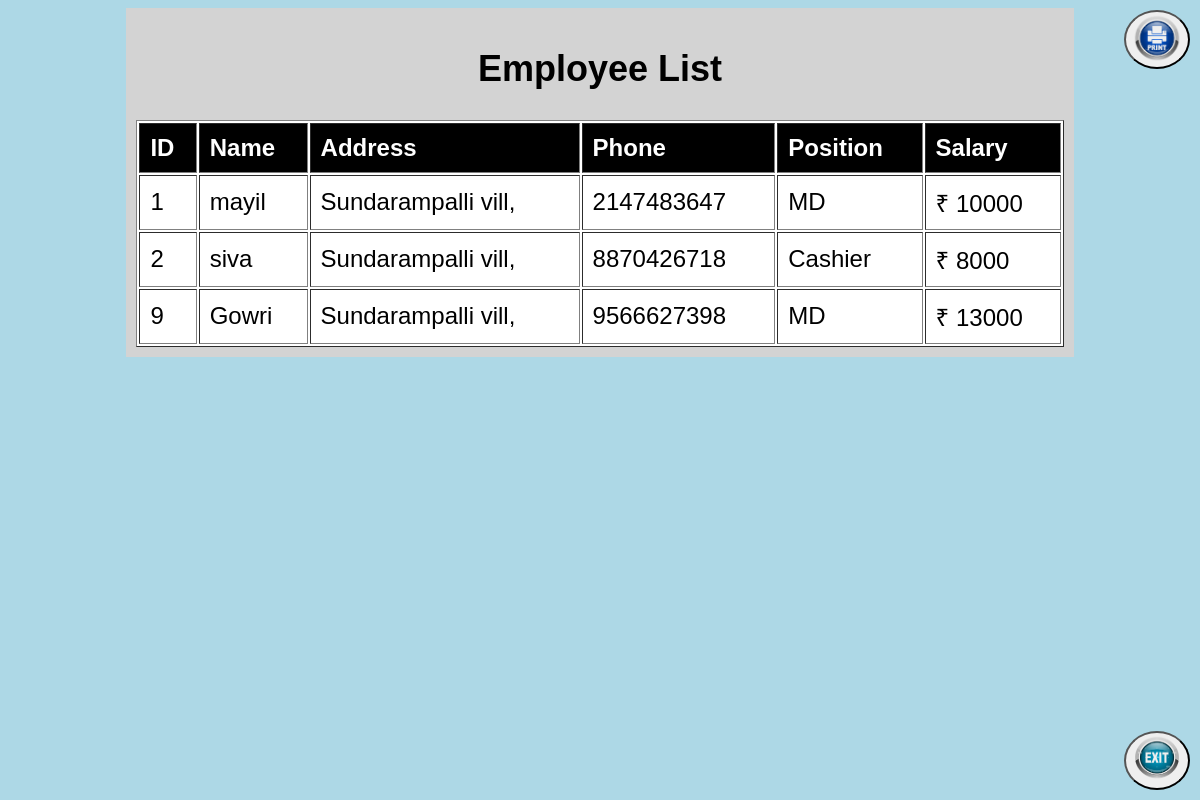
The app's page /Admin/emp_list.php with its own data.
### tables this page shows
CREATE TABLE `employees` (
  `emp_id` int(10) NOT NULL,
  `emp_name` varchar(25) NOT NULL,
  `emp_address` varchar(50) NOT NULL,
  `emp_phone` char(10) NOT NULL,
  `emp_salary` float NOT NULL,
  `emp_position` varchar(20) NOT NULL
);

### Admin/emp_list.php (the view, shortened to what this page needs)
<?php
include 'db.php';
$sql = "SELECT emp_id, emp_name,emp_address,emp_phone, emp_position, emp_salary FROM employees";
$result = $conn->query($sql);
?>
<!DOCTYPE html>
<html>
<head>
</head>
<body>
<div style="position: fixed; top: 10px; right: 10px;">
        <button onclick="window.print()" style="border-radius: 50%; transition: transform 0.3s ease;">
        <img src="image/print_icon.png" alt="Print" style="width: 50px; height: 50px;" >
        </button>
</div>
<div class="container">
    <div class="header" style="font-size: 24px; background-color: lightgray; padding: 10px; text-align: center;">
<h2>Employee List</h2>
<table border="1">
    <tr>
        <th>ID</th>
        <th>Name</th>
        <th>Address</th>
        <th>Phone</th>
        <th>Position</th>
        <th>Salary</th>
    </tr>
    <?php
    if ($result->num_rows > 0) {
        while($row = $result->fetch_assoc()) {
            echo "<tr>
                    <td>" . $row["emp_id"]. "</td>
                    <td>" . $row["emp_name"]. "</td>
                    <td>" . $row["emp_address"]. "</td>
                    <td>" . $row["emp_phone"]. "</td>
                    <td>" . $row["emp_position"]. "</td>
                    <td>₹ " . $row["emp_salary"]. "</td>
                  </tr>";
        }
    } else {
        echo "<tr><td colspan='4'>No employees found</td></tr>";
    }
    ?>
</table>
</div>
</div>
<div
         style="position: fixed; bottom: 10px; right: 10px;">
            <button onclick="window.location.href='employee.php'" style="border-radius: 50%; transition: transform 0.3s ease;">
                <img src="image/exit_icon.png" alt="Exit" style="width: 50px; height: 50px;">
            </button>
        </div>
</body>
</html>

### Admin/emp_list.php (style rules this page uses)
body { font-family: Arial, sans-serif; background-color: lightblue; background-image: url('image.png'); }
.container { width: 80%; margin: 0 auto; }
.header { font-size: 24px; background-color: lightgray; padding: 10px; text-align: center; }
table { width: 100%; height: 80%; background-color: white; font-size: 24px; }
th, td { padding: 10px; text-align: left; }
th { color: white; background-color: black }

### records on screen
employees: emp_id "1", emp_name "mayil", emp_address "Sundarampalli vill,", emp_phone "2147483647", emp_position "MD", emp_salary "10000"
employees: emp_id "2", emp_name "siva", emp_address "Sundarampalli vill,", emp_phone "8870426718", emp_position "Cashier", emp_salary "8000"
employees: emp_id "9", emp_name "Gowri", emp_address "Sundarampalli vill,", emp_phone "9566627398", emp_position "MD", emp_salary "13000"
